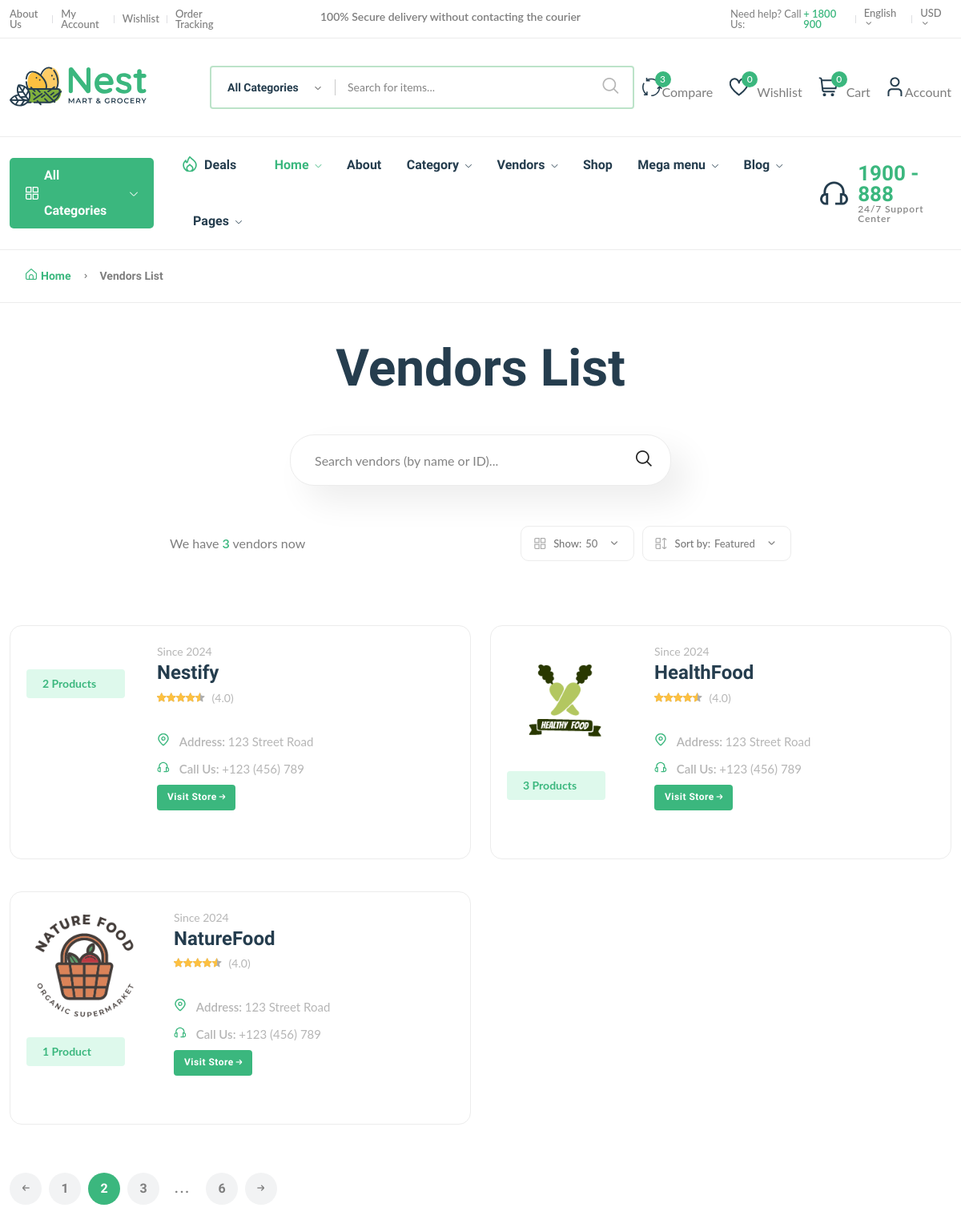
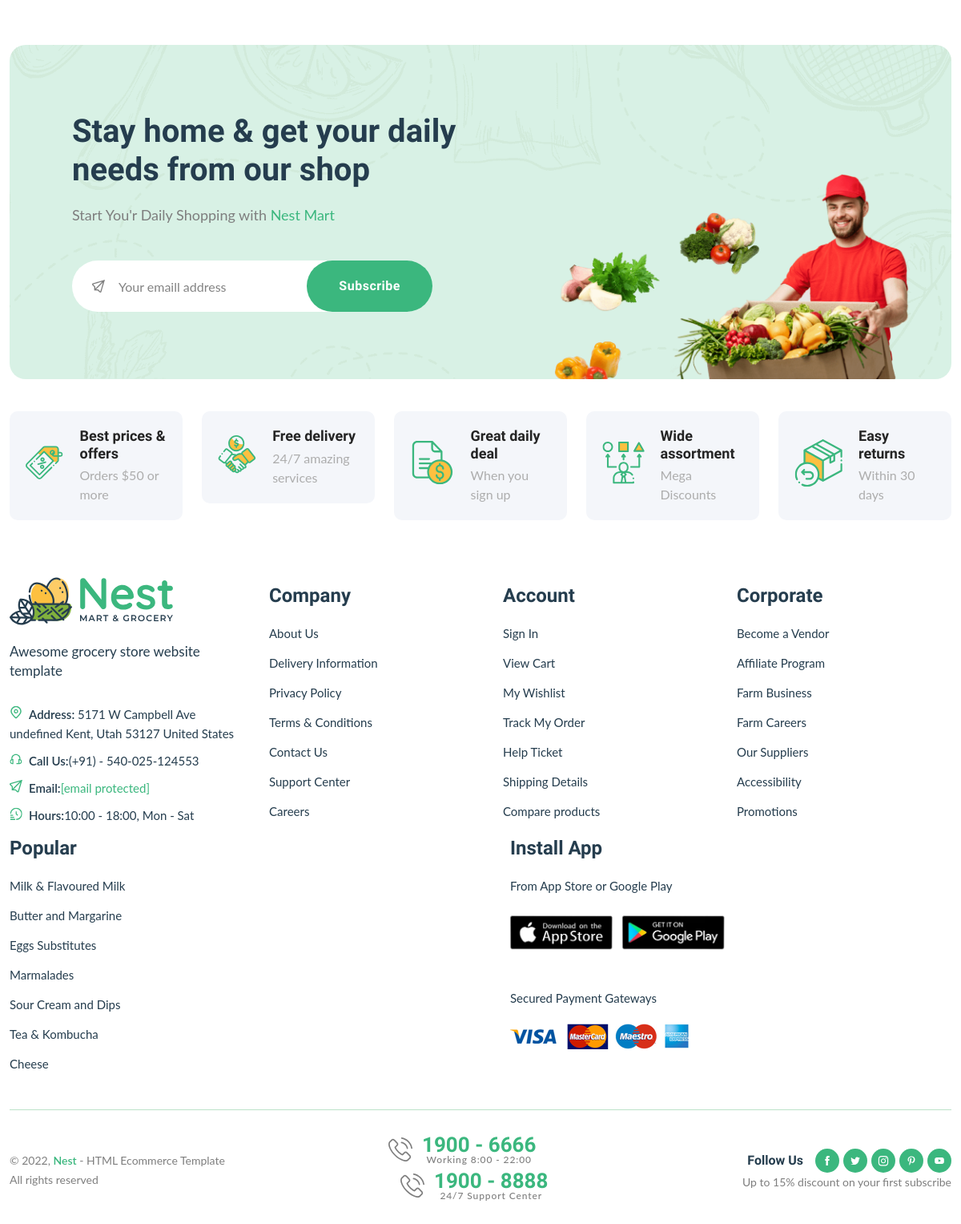
Screenshot of /vendor/ with the database file from the repository (2 pictures, top to bottom).
### core/models.py (models this page shows, shortened)
class Vendor(models.Model):
    vid = ShortUUIDField(
        unique=True,
        length=10,
        max_length=30,
        prefix='ven',
        alphabet='abcdefgh12345'
        )
    user = models.ForeignKey(User, on_delete=models.SET_NULL, null=True)
    title = models.CharField(max_length=100, default="Nestify")
    image = models.ImageField(upload_to=user_directory_path, default='vendor.jpg') # noqa
    cover_image = models.ImageField(upload_to=user_directory_path, default='vendor.jpg') # noqa
    description = CKEditor5Field(null=True, blank=True, default='I am a vendor', config_name='extends') # noqa
    address = models.CharField(max_length=100, default='123 Street Road')
    contact = models.CharField(max_length=100, default='+123 (456) 789')
    chat_resp_time = models.CharField(max_length=100, default='100')
    shipping_on_time = models.CharField(max_length=100, default='100')
    authentic_rating = models.CharField(max_length=100, default='100')
    days_return = models.CharField(max_length=100, default='100')
    warranty_period = models.CharField(max_length=100, default='100')
    date = models.DateTimeField(auto_now_add=True, null=True, blank=True)
    class Meta:
        verbose_name = 'Vendor'
        verbose_name_plural = 'Vendors'

### core/views.py (the view)
# urls.py: path("vendor/", views.vendor_list, name='vendor_list'),
def vendor_list(request):
    vendors = Vendor.objects.annotate(
        product_count=Count('vendor', filter=Q(vendor__product_status='published'))
    )
    context = {
        'vendors': vendors
    }
    return render(request, 'core/vendor.html', context)

### core/context_processor.py (called while the page is built)
def default(request):
    categories = Category.objects.annotate(
        product_count=Count(
            'category',
            filter=Q(category__product_status='published')
        )
    )
    vendors = Vendor.objects.all()
    tags = Tag.objects.all()
    min_max_price = Product.objects.aggregate(Min('price'), Max('price'))
    context = {
        'categories': categories,
        'vendors': vendors,
        'tags': tags,
        'min_max_price': min_max_price,
    }
    return context

### templates/core/vendor.html (shortened to what this page needs)
{% extends 'base.html' %}
{% load static %}
{% block content %}
<main class="main pages mb-80">
    <div class="page-header breadcrumb-wrap">
        <div class="container">
            <div class="breadcrumb">
                <a href="index.html" rel="nofollow"><i class="fi-rs-home mr-5"></i>Home</a>
                <span></span> Vendors List
            </div>
        </div>
    </div>
    <div class="page-content pt-50">
        <div class="container">
            <div class="archive-header-2 text-center">
                <h1 class="display-2 mb-50">Vendors List</h1>
                <div class="row">
                    <div class="col-lg-5 mx-auto">
                        <div class="sidebar-widget-2 widget_search mb-50">
                            <div class="search-form">
                                <form action="#">
                                    <input type="text" placeholder="Search vendors (by name or ID)..." />
                                    <button type="submit"><i class="fi-rs-search"></i></button>
                                </form>
                            </div>
                        </div>
                    </div>
                </div>
            </div>
            <div class="row mb-50">
                <div class="col-12 col-lg-8 mx-auto">
                    <div class="shop-product-fillter">
                        <div class="totall-product">
                            <p>We have <strong class="text-brand">{{vendors.count}}</strong> vendor{{vendors.count | pluralize:"s"}} now</p>
                        </div>
                        <div class="sort-by-product-area">
                            <div class="sort-by-cover mr-10">
                                <div class="sort-by-product-wrap">
                                    <div class="sort-by">
                                        <span><i class="fi-rs-apps"></i>Show:</span>
                                    </div>
                                    <div class="sort-by-dropdown-wrap">
                                        <span> 50 <i class="fi-rs-angle-small-down"></i></span>
                                    </div>
                                </div>
                            </div>
                            <div class="sort-by-cover">
                                <div class="sort-by-product-wrap">
                                    <div class="sort-by">
                                        <span><i class="fi-rs-apps-sort"></i>Sort by:</span>
                                    </div>
                                    <div class="sort-by-dropdown-wrap">
                                        <span> Featured <i class="fi-rs-angle-small-down"></i></span>
                                    </div>
                                </div>
                            </div>
                        </div>
                    </div>
                </div>
            </div>
            <div class="row vendor-grid">
                {% for vendor in vendors %}
                <div class="col-lg-6 col-md-6 col-12 col-sm-6">
                    <div class="vendor-wrap style-2 mb-40">
                        <div class="vendor-img-action-wrap">
                            <div class="vendor-img">
                                <a href="{% url 'vendor_detail' vendor.title vendor.vid %}">
                                    <img class="default-img rounded-circle" src="{{ vendor.image.url }}" alt="" />
                                </a>
                            </div>
                            <div class="mt-10">
                                <span class="font-small total-product">{{vendor.product_count}} Product{{vendor.product_count | pluralize:"s"}} </span>
                            </div>
                        </div>
                        <div class="vendor-content-wrap">
                            <div class="mb-30">
                                <div class="product-category">
                                    <span class="text-muted">Since {{vendor.date | date:"Y"}}</span>
                                </div>
                                <h4 class="mb-5">
                                    <a href="{% url 'vendor_detail' vendor.title vendor.vid %}">{{vendor.title}}</a>
                                </h4>
                                <div class="product-rate-cover">
                                    <div class="product-rate d-inline-block">
                                        <div class="product-rating" style="width: 90%"></div>
                                    </div>
                                    <span class="font-small ml-5 text-muted"> (4.0)</span>
                                </div>
                                <div class="vendor-info d-flex justify-content-between align-items-end mt-30">
                                    <ul class="contact-infor text-muted">
                                        <li><img src="{% static 'assets/imgs/theme/icons/icon-location.svg' %}" alt="" />
                                            <strong>Address: </strong>
                                            <span>
                                                {{vendor.address}}
                                            </span>
                                        </li>
                                        <li>
                                            <img src="{% static 'assets/imgs/theme/icons/icon-contact.svg' %}" alt="" />
                                            <strong>Call Us:</strong>
                                            <span>{{vendor.contact}}</span>
                                        </li>
                                    </ul>
                                </div>
                                <a href="{% url 'vendor_detail' vendor.title vendor.vid %}" class="btn btn-xs mt-2">Visit Store
                                    <i class="fi-rs-arrow-small-right"></i>
                                </a>
                            </div>
                        </div>
                    </div>
                </div>
                {% endfor %}
            </div>
            <div class="pagination-area mt-20 mb-20">
                <nav aria-label="Page navigation example">
                    <ul class="pagination justify-content-start">
                        <li class="page-item">
                            <a class="page-link" href="#"><i class="fi-rs-arrow-small-left"></i></a>
                        </li>
                        <li class="page-item"><a class="page-link" href="#">1</a></li>
                        <li class="page-item active"><a class="page-link" href="#">2</a></li>
                        <li class="page-item"><a class="page-link" href="#">3</a></li>
                        <li class="page-item"><a class="page-link dot" href="#">...</a></li>
                        <li class="page-item"><a class="page-link" href="#">6</a></li>
                        <li class="page-item">
                            <a class="page-link" href="#"><i class="fi-rs-arrow-small-right"></i></a>
                        </li>
                    </ul>
                </nav>
            </div>
        </div>
    </div>
</main>
{% endblock content %}

### rows the page displays
Vendor: product_count "2", product_count|pluralize "s", date "2024", title "Nestify", address "123 Street Road", contact "+123 (456) 789"
Vendor: image (picture), product_count "3", product_count|pluralize "s", date "2024", title "HealthFood", address "123 Street Road", contact "+123 (456) 789"
Vendor: image (picture), product_count "1", date "2024", title "NatureFood", address "123 Street Road", contact "+123 (456) 789"

### other values shown
{{ total_item_wishlist }} "0"
{{ total_item }} "0"
{{ vendors.count }} "3"
{{ vendors.count | pluralize:"s" }} "s"
